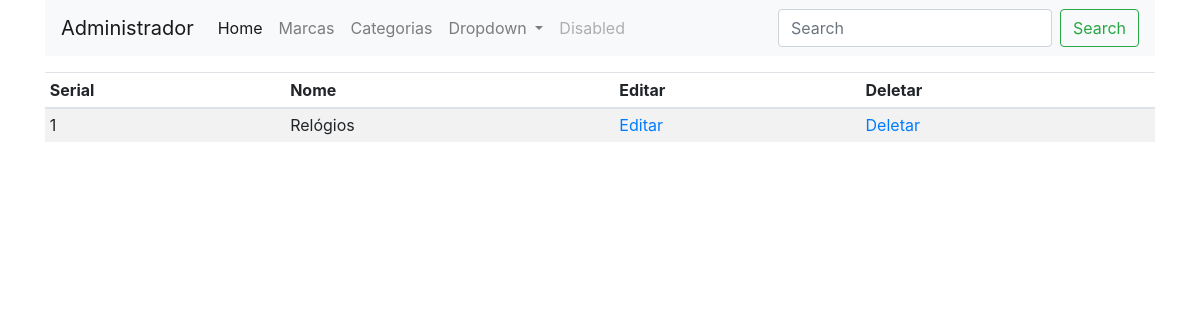
/categoria (signed in), run on an earlier commit of the app's database.
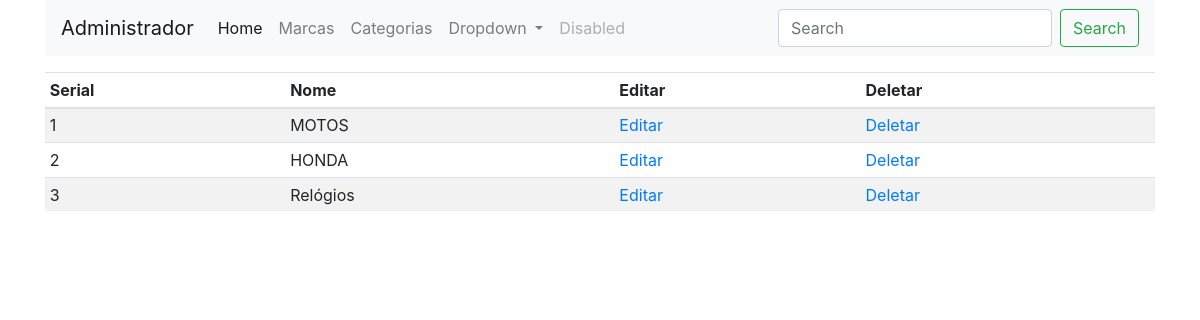
And on a later commit of the database.
### loja/produtos/models.py (models this page shows)
class Categoria(db.Model):
    id = db.Column(db.Integer,primary_key=True)
    name = db.Column(db.String(30),nullable=False,unique=True)

### loja/admin/rotas.py (the view)
@app.route('/categoria')
def categoria():
    if 'email' not in session:
        flash(f'Favor fazer seu login primeiro.','warning')
        return redirect(url_for('login'))
    categorias = Categoria.query.order_by(Categoria.id.desc()).all()
    return render_template('admin/marca.html', title='Página Categorias', categorias=categorias)

### loja/templates/admin/marca.html (shortened to what this page needs)
{% extends 'layouts.html' %}
{% block content %}
<div class="container">
  <nav class="navbar navbar-expand-lg navbar-light bg-light">
    <a class="navbar-brand" href="/admin">Administrador</a>
    <div class="collapse navbar-collapse" id="navbarSupportedContent">
      <ul class="navbar-nav mr-auto">
        <li class="nav-item active">
          <a class="nav-link" href="/admin">Home <span class="sr-only">(current)</span></a>
        </li>
        <li class="nav-item">
          <a class="nav-link" href="/marcas">Marcas</a>
        </li>
        <li class="nav-item">
          <a class="nav-link" href="/categoria">Categorias</a>
        </li>
        <li class="nav-item dropdown">
          <a class="nav-link dropdown-toggle" href="#" id="navbarDropdown" role="button" data-toggle="dropdown"
            aria-haspopup="true" aria-expanded="false">
            Dropdown
          </a>
        </li>
        <li class="nav-item">
          <a class="nav-link disabled" href="#" tabindex="-1" aria-disabled="true">Disabled</a>
        </li>
      </ul>
      <form class="form-inline my-2 my-lg-0">
        <input class="form-control mr-sm-2" type="search" placeholder="Search" aria-label="Search">
        <button class="btn btn-outline-success my-2 my-sm-0" type="submit">Search</button>
      </form>
    </div>
  </nav>
</div>
<div class="container mt-3">
  <table class="table table-sm table-striped">
    <thead>
      <th>Serial</th>
      <th>Nome</th>
      <th>Editar</th>
      <th>Deletar</th>
    </thead>
    <tbody>
      {% if marcas %}
      {% for marca in marcas %}
      <tr>
        <td>{{loop.index}}</td>
        <td>{{marca.name}}</td>
          <td><a href="{{url_for('updatemarca', id=marca.id)}}">Editar</a></td>
        <td>
          <button type="button" class="btn btn-danger btn-sm" data-toggle="modal" data-target="#exampleModal-{{marca.id}}">
            Deletar
          </button>
        </td>
      </tr>
<div class="modal fade" id="exampleModal-{{marca.id}}" tabindex="-1" role="dialog" aria-labelledby="exampleModalLabel" aria-hidden="true">
  <div class="modal-dialog" role="document">
    <div class="modal-content">
      <div class="modal-header">
        <h5 class="modal-title" id="exampleModalLabel">{{marca.name}}</h5>
        <button type="button" class="close" data-dismiss="modal" aria-label="Close">
          <span aria-hidden="true">&times;</span>
        </button>
      </div>
      <div class="modal-body">
        <span class="text-danger">Deseja realmente deletar esta marca {{marca.name}}</span>
      </div>
      <div class="modal-footer">
        <button type="button" class="btn btn-secondary" data-dismiss="modal">Cancelar</button>
        <form action="{{url_for('deletemarca', id=marca.id)}}" method="POST">
          <button type="submit" class="btn btn-danger">Deletar</button>
        </form>
      </div>
    </div>
  </div>
</div>
      {% endfor %}
      {% else %}
      {% for categoria in categorias %}
      <tr>
        <td>{{loop.index}}</td>
        <td>{{categoria.name}}</td>
          <td><a href="{{url_for('updatecat', id=categoria.id)}}">Editar</a></td>
        <td><a href="">Deletar</a></td>
      </tr>
      {% endfor %}
      {% endif %}
    </tbody>
  </table>
</div>
{% endblock content %}

What changed in the data, as far as the page shows it:
added Categoria: name "MOTOS"
added Categoria: name "HONDA"
